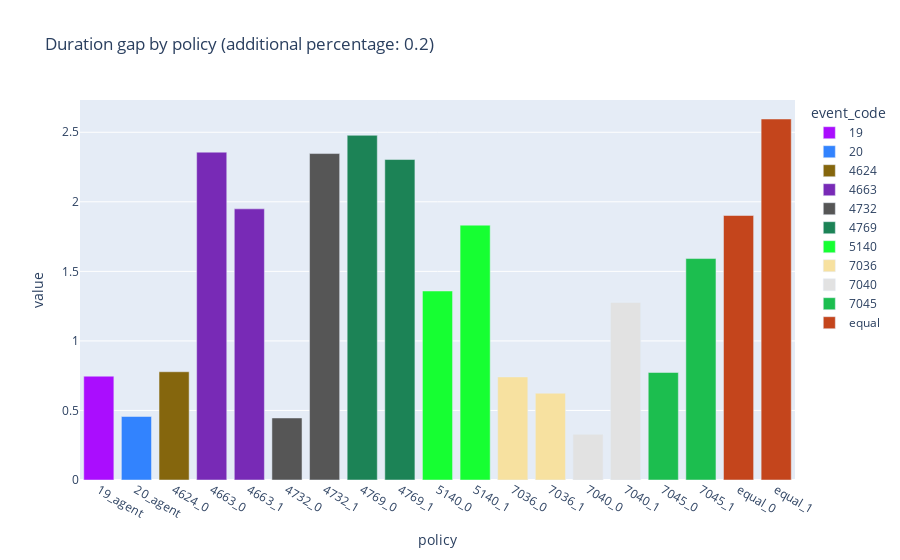
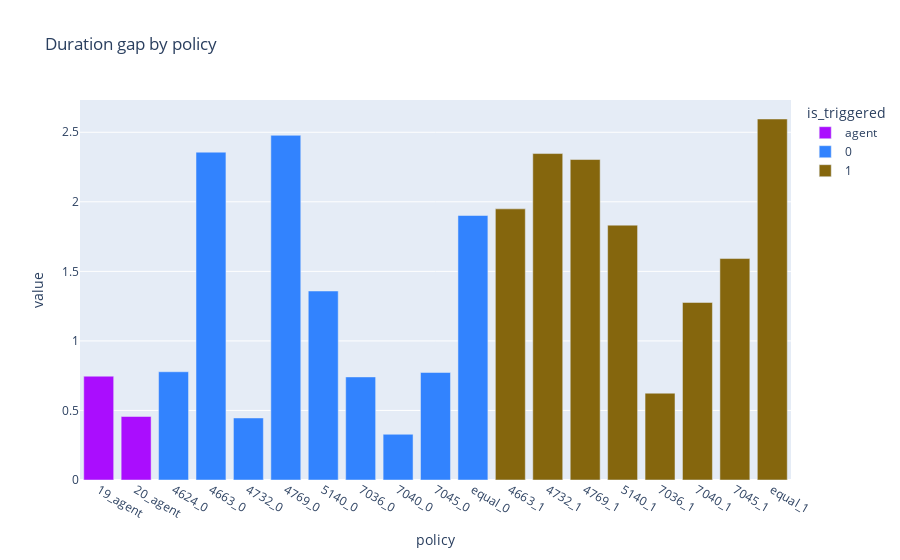
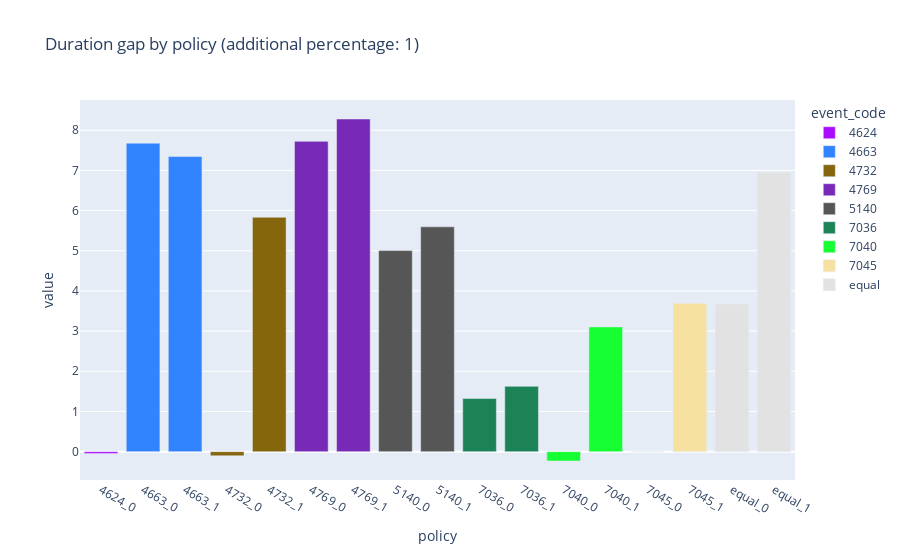
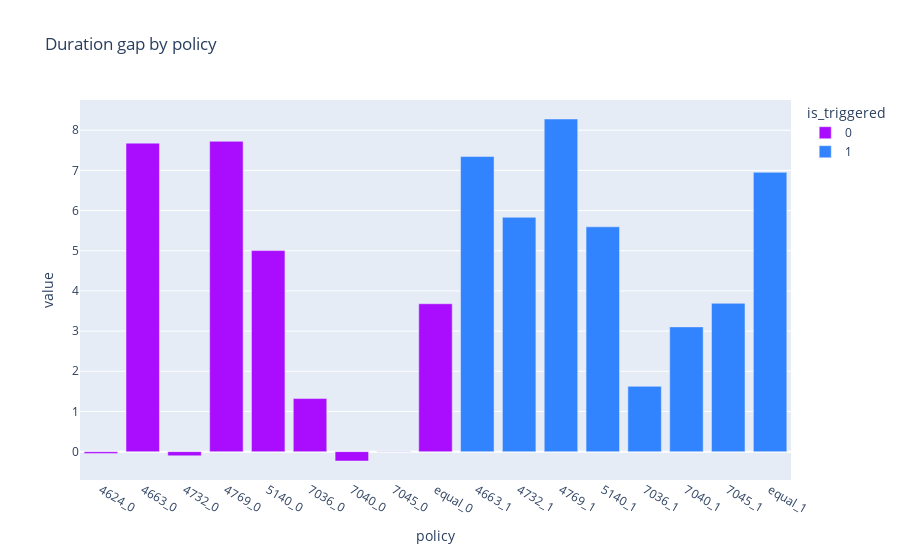

Notebook code for these charts, in order:
### Code cell
for additional_percentage in [0.2, 1]:
    df = pd.read_csv(f'/home/shouei/GreenSecurity-FirstExperiment/SplunkResearch/experiments_____/processed_tesnorboard/duration_gap.csv')
    df = df[df['additional_percentage'] == additional_percentage]
    df.loc[df['policy'] == 'mlp','policy'] = df.loc[df['policy'] == 'mlp','reward_calculator_version'].apply(lambda x: f"{x}_agent")
    df = df.drop(columns=['run_name']).groupby('policy').mean().reset_index()
    df[['event_code', 'is_triggered']] = np.zeros((len(df), 2))
    df[['event_code', 'is_triggered']] = df['policy'].str.split('_', expand=True)
    bar_fig = px.bar(df, x='policy', y='value', title=f'Duration gap by policy (additional percentage: {additional_percentage})', color='event_code', color_discrete_sequence=px.colors.qualitative.Alphabet)
    bar_fig.show()
    bar_fig = px.bar(df, x='policy', y='value', title='Duration gap by policy', color='is_triggered', color_discrete_sequence=px.colors.qualitative.Alphabet)
    bar_fig.show()

### Figure 1 — Plotly figure (JSON) as saved in the notebook; plotly's stock layout.template omitted (floating-point values rounded to 4 significant figures)
{"data": [{"alignmentgroup": "True", "hovertemplate": "event_code=19<br>policy=%{x}<br>value=%{y}<extra></extra>", "legendgroup": "19", "marker": {"color": "#AA0DFE", "pattern": {"shape": ""}}, "name": "19", "offsetgroup": "19", "orientation": "v", "showlegend": true, "textposition": "auto", "type": "bar", "x": ["19_agent"], "xaxis": "x", "y": [0.7463], "yaxis": "y"}, {"alignmentgroup": "True", "hovertemplate": "event_code=20<br>policy=%{x}<br>value=%{y}<extra></extra>", "legendgroup": "20", "marker": {"color": "#3283FE", "pattern": {"shape": ""}}, "name": "20", "offsetgroup": "20", "orientation": "v", "showlegend": true, "textposition": "auto", "type": "bar", "x": ["20_agent"], "xaxis": "x", "y": [0.4565], "yaxis": "y"}, {"alignmentgroup": "True", "hovertemplate": "event_code=4624<br>policy=%{x}<br>value=%{y}<extra></extra>", "legendgroup": "4624", "marker": {"color": "#85660D", "pattern": {"shape": ""}}, "name": "4624", "offsetgroup": "4624", "orientation": "v", "showlegend": true, "textposition": "auto", "type": "bar", "x": ["4624_0"], "xaxis": "x", "y": [0.7782], "yaxis": "y"}, {"alignmentgroup": "True", "hovertemplate": "event_code=4663<br>policy=%{x}<br>value=%{y}<extra></extra>", "legendgroup": "4663", "marker": {"color": "#782AB6", "pattern": {"shape": ""}}, "name": "4663", "offsetgroup": "4663", "orientation": "v", "showlegend": true, "textposition": "auto", "type": "bar", "x": ["4663_0", "4663_1"], "xaxis": "x", "y": [2.357, 1.949], "yaxis": "y"}, {"alignmentgroup": "True", "hovertemplate": "event_code=4732<br>policy=%{x}<br>value=%{y}<extra></extra>", "legendgroup": "4732", "marker": {"color": "#565656", "pattern": {"shape": ""}}, "name": "4732", "offsetgroup": "4732", "orientation": "v", "showlegend": true, "textposition": "auto", "type": "bar", "x": ["4732_0", "4732_1"], "xaxis": "x", "y": [0.4459, 2.347], "yaxis": "y"}, {"alignmentgroup": "True", "hovertemplate": "event_code=4769<br>policy=%{x}<br>value=%{y}<extra></extra>", "legendgroup": "4769", "marker": {"color": "#1C8356", "pattern": {"shape": ""}}, "name": "4769", "offsetgroup": "4769", "orientation": "v", "showlegend": true, "textposition": "auto", "type": "bar", "x": ["4769_0", "4769_1"], "xaxis": "x", "y": [2.478, 2.304], "yaxis": "y"}, {"alignmentgroup": "True", "hovertemplate": "event_code=5140<br>policy=%{x}<br>value=%{y}<extra></extra>", "legendgroup": "5140", "marker": {"color": "#16FF32", "pattern": {"shape": ""}}, "name": "5140", "offsetgroup": "5140", "orientation": "v", "showlegend": true, "textposition": "auto", "type": "bar", "x": ["5140_0", "5140_1"], "xaxis": "x", "y": [1.359, 1.832], "yaxis": "y"}, {"alignmentgroup": "True", "hovertemplate": "event_code=7036<br>policy=%{x}<br>value=%{y}<extra></extra>", "legendgroup": "7036", "marker": {"color": "#F7E1A0", "pattern": {"shape": ""}}, "name": "7036", "offsetgroup": "7036", "orientation": "v", "showlegend": true, "textposition": "auto", "type": "bar", "x": ["7036_0", "7036_1"], "xaxis": "x", "y": [0.741, 0.624], "yaxis": "y"}, {"alignmentgroup": "True", "hovertemplate": "event_code=7040<br>policy=%{x}<br>value=%{y}<extra></extra>", "legendgroup": "7040", "marker": {"color": "#E2E2E2", "pattern": {"shape": ""}}, "name": "7040", "offsetgroup": "7040", "orientation": "v", "showlegend": true, "textposition": "auto", "type": "bar", "x": ["7040_0", "7040_1"], "xaxis": "x", "y": [0.3287, 1.276], "yaxis": "y"}, {"alignmentgroup": "True", "hovertemplate": "event_code=7045<br>policy=%{x}<br>value=%{y}<extra></extra>", "legendgroup": "7045", "marker": {"color": "#1CBE4F", "pattern": {"shape": ""}}, "name": "7045", "offsetgroup": "7045", "orientation": "v", "showlegend": true, "textposition": "auto", "type": "bar", "x": ["7045_0", "7045_1"], "xaxis": "x", "y": [0.773, 1.592], "yaxis": "y"}, {"alignmentgroup": "True", "hovertemplate": "event_code=equal<br>policy=%{x}<br>value=%{y}<extra></extra>", "legendgroup": "equal", "marker": {"color": "#C4451C", "pattern": {"shape": ""}}, "name": "equal", "offsetgroup": "equal", "orientation": "v", "showlegend": true, "textposition": "auto", "type": "bar", "x": ["equal_0", "equal_1"], "xaxis": "x", "y": [1.902, 2.595], "yaxis": "y"}], "layout": {"barmode": "relative", "legend": {"title": {"text": "event_code"}, "tracegroupgap": 0}, "title": {"text": "Duration gap by policy (additional percentage: 0.2)"}, "xaxis": {"anchor": "y", "domain": [0, 1], "title": {"text": "policy"}}, "yaxis": {"anchor": "x", "domain": [0, 1], "title": {"text": "value"}}}}

### Figure 2 — Plotly figure (JSON) as saved in the notebook; plotly's stock layout.template omitted (floating-point values rounded to 4 significant figures)
{"data": [{"alignmentgroup": "True", "hovertemplate": "is_triggered=agent<br>policy=%{x}<br>value=%{y}<extra></extra>", "legendgroup": "agent", "marker": {"color": "#AA0DFE", "pattern": {"shape": ""}}, "name": "agent", "offsetgroup": "agent", "orientation": "v", "showlegend": true, "textposition": "auto", "type": "bar", "x": ["19_agent", "20_agent"], "xaxis": "x", "y": [0.7463, 0.4565], "yaxis": "y"}, {"alignmentgroup": "True", "hovertemplate": "is_triggered=0<br>policy=%{x}<br>value=%{y}<extra></extra>", "legendgroup": "0", "marker": {"color": "#3283FE", "pattern": {"shape": ""}}, "name": "0", "offsetgroup": "0", "orientation": "v", "showlegend": true, "textposition": "auto", "type": "bar", "x": ["4624_0", "4663_0", "4732_0", "4769_0", "5140_0", "7036_0", "7040_0", "7045_0", "equal_0"], "xaxis": "x", "y": [0.7782, 2.357, 0.4459, 2.478, 1.359, 0.741, 0.3287, 0.773, 1.902], "yaxis": "y"}, {"alignmentgroup": "True", "hovertemplate": "is_triggered=1<br>policy=%{x}<br>value=%{y}<extra></extra>", "legendgroup": "1", "marker": {"color": "#85660D", "pattern": {"shape": ""}}, "name": "1", "offsetgroup": "1", "orientation": "v", "showlegend": true, "textposition": "auto", "type": "bar", "x": ["4663_1", "4732_1", "4769_1", "5140_1", "7036_1", "7040_1", "7045_1", "equal_1"], "xaxis": "x", "y": [1.949, 2.347, 2.304, 1.832, 0.624, 1.276, 1.592, 2.595], "yaxis": "y"}], "layout": {"barmode": "relative", "legend": {"title": {"text": "is_triggered"}, "tracegroupgap": 0}, "title": {"text": "Duration gap by policy"}, "xaxis": {"anchor": "y", "domain": [0, 1], "title": {"text": "policy"}}, "yaxis": {"anchor": "x", "domain": [0, 1], "title": {"text": "value"}}}}

### Figure 3 — Plotly figure (JSON) as saved in the notebook; plotly's stock layout.template omitted (floating-point values rounded to 4 significant figures)
{"data": [{"alignmentgroup": "True", "hovertemplate": "event_code=4624<br>policy=%{x}<br>value=%{y}<extra></extra>", "legendgroup": "4624", "marker": {"color": "#AA0DFE", "pattern": {"shape": ""}}, "name": "4624", "offsetgroup": "4624", "orientation": "v", "showlegend": true, "textposition": "auto", "type": "bar", "x": ["4624_0"], "xaxis": "x", "y": [-0.04378], "yaxis": "y"}, {"alignmentgroup": "True", "hovertemplate": "event_code=4663<br>policy=%{x}<br>value=%{y}<extra></extra>", "legendgroup": "4663", "marker": {"color": "#3283FE", "pattern": {"shape": ""}}, "name": "4663", "offsetgroup": "4663", "orientation": "v", "showlegend": true, "textposition": "auto", "type": "bar", "x": ["4663_0", "4663_1"], "xaxis": "x", "y": [7.678, 7.345], "yaxis": "y"}, {"alignmentgroup": "True", "hovertemplate": "event_code=4732<br>policy=%{x}<br>value=%{y}<extra></extra>", "legendgroup": "4732", "marker": {"color": "#85660D", "pattern": {"shape": ""}}, "name": "4732", "offsetgroup": "4732", "orientation": "v", "showlegend": true, "textposition": "auto", "type": "bar", "x": ["4732_0", "4732_1"], "xaxis": "x", "y": [-0.1037, 5.833], "yaxis": "y"}, {"alignmentgroup": "True", "hovertemplate": "event_code=4769<br>policy=%{x}<br>value=%{y}<extra></extra>", "legendgroup": "4769", "marker": {"color": "#782AB6", "pattern": {"shape": ""}}, "name": "4769", "offsetgroup": "4769", "orientation": "v", "showlegend": true, "textposition": "auto", "type": "bar", "x": ["4769_0", "4769_1"], "xaxis": "x", "y": [7.723, 8.28], "yaxis": "y"}, {"alignmentgroup": "True", "hovertemplate": "event_code=5140<br>policy=%{x}<br>value=%{y}<extra></extra>", "legendgroup": "5140", "marker": {"color": "#565656", "pattern": {"shape": ""}}, "name": "5140", "offsetgroup": "5140", "orientation": "v", "showlegend": true, "textposition": "auto", "type": "bar", "x": ["5140_0", "5140_1"], "xaxis": "x", "y": [5.004, 5.596], "yaxis": "y"}, {"alignmentgroup": "True", "hovertemplate": "event_code=7036<br>policy=%{x}<br>value=%{y}<extra></extra>", "legendgroup": "7036", "marker": {"color": "#1C8356", "pattern": {"shape": ""}}, "name": "7036", "offsetgroup": "7036", "orientation": "v", "showlegend": true, "textposition": "auto", "type": "bar", "x": ["7036_0", "7036_1"], "xaxis": "x", "y": [1.321, 1.625], "yaxis": "y"}, {"alignmentgroup": "True", "hovertemplate": "event_code=7040<br>policy=%{x}<br>value=%{y}<extra></extra>", "legendgroup": "7040", "marker": {"color": "#16FF32", "pattern": {"shape": ""}}, "name": "7040", "offsetgroup": "7040", "orientation": "v", "showlegend": true, "textposition": "auto", "type": "bar", "x": ["7040_0", "7040_1"], "xaxis": "x", "y": [-0.2333, 3.105], "yaxis": "y"}, {"alignmentgroup": "True", "hovertemplate": "event_code=7045<br>policy=%{x}<br>value=%{y}<extra></extra>", "legendgroup": "7045", "marker": {"color": "#F7E1A0", "pattern": {"shape": ""}}, "name": "7045", "offsetgroup": "7045", "orientation": "v", "showlegend": true, "textposition": "auto", "type": "bar", "x": ["7045_0", "7045_1"], "xaxis": "x", "y": [0.003319, 3.69], "yaxis": "y"}, {"alignmentgroup": "True", "hovertemplate": "event_code=equal<br>policy=%{x}<br>value=%{y}<extra></extra>", "legendgroup": "equal", "marker": {"color": "#E2E2E2", "pattern": {"shape": ""}}, "name": "equal", "offsetgroup": "equal", "orientation": "v", "showlegend": true, "textposition": "auto", "type": "bar", "x": ["equal_0", "equal_1"], "xaxis": "x", "y": [3.681, 6.952], "yaxis": "y"}], "layout": {"barmode": "relative", "legend": {"title": {"text": "event_code"}, "tracegroupgap": 0}, "title": {"text": "Duration gap by policy (additional percentage: 1)"}, "xaxis": {"anchor": "y", "domain": [0, 1], "title": {"text": "policy"}}, "yaxis": {"anchor": "x", "domain": [0, 1], "title": {"text": "value"}}}}

### Figure 4 — Plotly figure (JSON) as saved in the notebook; plotly's stock layout.template omitted (floating-point values rounded to 4 significant figures)
{"data": [{"alignmentgroup": "True", "hovertemplate": "is_triggered=0<br>policy=%{x}<br>value=%{y}<extra></extra>", "legendgroup": "0", "marker": {"color": "#AA0DFE", "pattern": {"shape": ""}}, "name": "0", "offsetgroup": "0", "orientation": "v", "showlegend": true, "textposition": "auto", "type": "bar", "x": ["4624_0", "4663_0", "4732_0", "4769_0", "5140_0", "7036_0", "7040_0", "7045_0", "equal_0"], "xaxis": "x", "y": [-0.04378, 7.678, -0.1037, 7.723, 5.004, 1.321, -0.2333, 0.003319, 3.681], "yaxis": "y"}, {"alignmentgroup": "True", "hovertemplate": "is_triggered=1<br>policy=%{x}<br>value=%{y}<extra></extra>", "legendgroup": "1", "marker": {"color": "#3283FE", "pattern": {"shape": ""}}, "name": "1", "offsetgroup": "1", "orientation": "v", "showlegend": true, "textposition": "auto", "type": "bar", "x": ["4663_1", "4732_1", "4769_1", "5140_1", "7036_1", "7040_1", "7045_1", "equal_1"], "xaxis": "x", "y": [7.345, 5.833, 8.28, 5.596, 1.625, 3.105, 3.69, 6.952], "yaxis": "y"}], "layout": {"barmode": "relative", "legend": {"title": {"text": "is_triggered"}, "tracegroupgap": 0}, "title": {"text": "Duration gap by policy"}, "xaxis": {"anchor": "y", "domain": [0, 1], "title": {"text": "policy"}}, "yaxis": {"anchor": "x", "domain": [0, 1], "title": {"text": "value"}}}}
